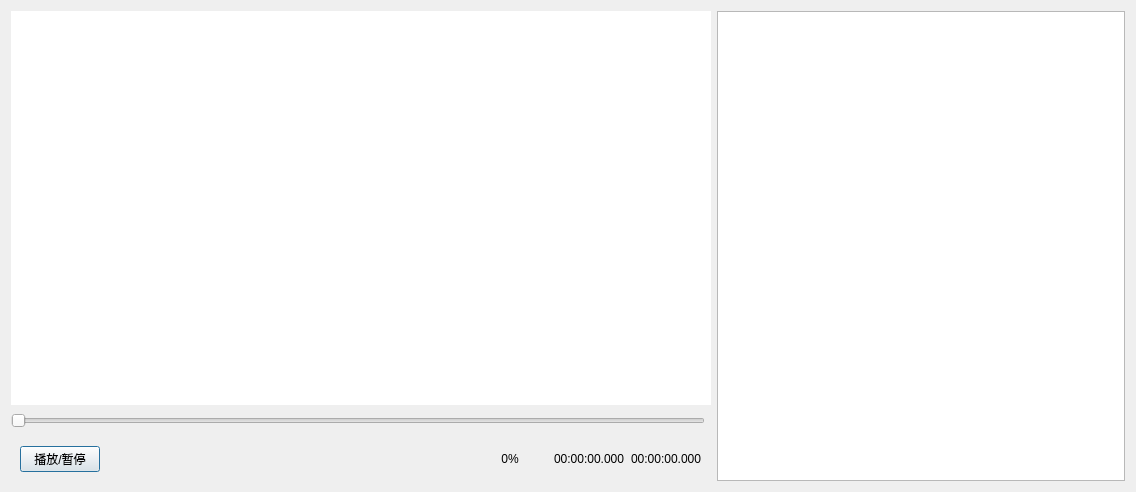
<?xml version="1.0" encoding="UTF-8"?>
<ui version="4.0">
 <class>Dialog</class>
 <widget class="QDialog" name="Dialog">
  <property name="geometry">
   <rect>
    <x>0</x>
    <y>0</y>
    <width>1136</width>
    <height>492</height>
   </rect>
  </property>
  <property name="windowTitle">
   <string>Dialog</string>
  </property>
  <layout class="QHBoxLayout" name="horizontalLayout_3">
   <item>
    <layout class="QHBoxLayout" name="horizontalLayout_2">
     <item>
      <layout class="QGridLayout" name="gridLayout">
       <item row="0" column="0" rowspan="2" colspan="2">
        <widget class="CustomGraphicsView" name="graphicsView">
         <property name="minimumSize">
          <size>
           <width>700</width>
           <height>394</height>
          </size>
         </property>
         <property name="maximumSize">
          <size>
           <width>700</width>
           <height>394</height>
          </size>
         </property>
         <property name="styleSheet">
          <string notr="true">margin: 0; 
padding: 0;
border: none;</string>
         </property>
        </widget>
       </item>
       <item row="3" column="0" colspan="2">
        <widget class="QWidget" name="widget" native="true">
         <layout class="QVBoxLayout" name="verticalLayout_2">
          <item>
           <layout class="QHBoxLayout" name="horizontalLayout">
            <item>
             <widget class="QPushButton" name="btn_play">
              <property name="text">
               <string>播放/暂停</string>
              </property>
             </widget>
            </item>
            <item>
             <spacer name="horizontalSpacer">
              <property name="orientation">
               <enum>Qt::Horizontal</enum>
              </property>
              <property name="sizeHint" stdset="0">
               <size>
                <width>40</width>
                <height>20</height>
               </size>
              </property>
             </spacer>
            </item>
            <item>
             <widget class="QLabel" name="lab_video">
              <property name="minimumSize">
               <size>
                <width>50</width>
                <height>0</height>
               </size>
              </property>
              <property name="text">
               <string> 0%</string>
              </property>
             </widget>
            </item>
            <item>
             <widget class="QLabel" name="lab_time">
              <property name="text">
               <string>00:00:00.000</string>
              </property>
             </widget>
            </item>
            <item>
             <widget class="QLabel" name="lab_time_2">
              <property name="text">
               <string>00:00:00.000</string>
              </property>
             </widget>
            </item>
           </layout>
          </item>
         </layout>
        </widget>
       </item>
       <item row="2" column="0">
        <widget class="myVideoSlider" name="sld_video">
         <property name="minimumSize">
          <size>
           <width>410</width>
           <height>0</height>
          </size>
         </property>
         <property name="maximumSize">
          <size>
           <width>16777215</width>
           <height>20</height>
          </size>
         </property>
         <property name="maximum">
          <number>100</number>
         </property>
         <property name="orientation">
          <enum>Qt::Horizontal</enum>
         </property>
        </widget>
       </item>
      </layout>
     </item>
     <item>
      <widget class="QTableWidget" name="tableWidget"/>
     </item>
    </layout>
   </item>
  </layout>
 </widget>
 <customwidgets>
  <customwidget>
   <class>myVideoSlider</class>
   <extends>QSlider</extends>
   <header location="global">data/ui/my_QGraphicsView</header>
  </customwidget>
  <customwidget>
   <class>CustomGraphicsView</class>
   <extends>QGraphicsView</extends>
   <header location="global">data/ui/my_QGraphicsView</header>
  </customwidget>
 </customwidgets>
 <resources/>
 <connections/>
</ui>
